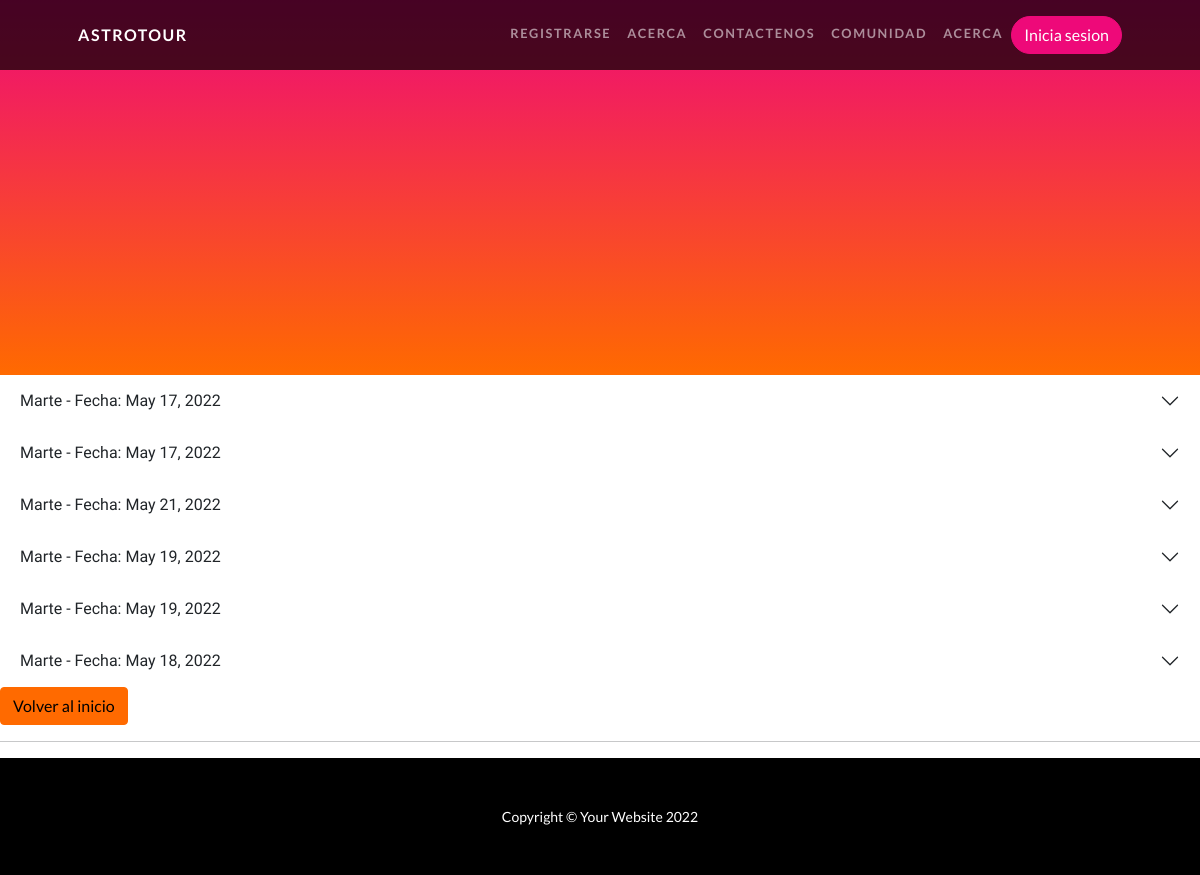
Page /viaje/mostrar-tickets on the earlier database version.
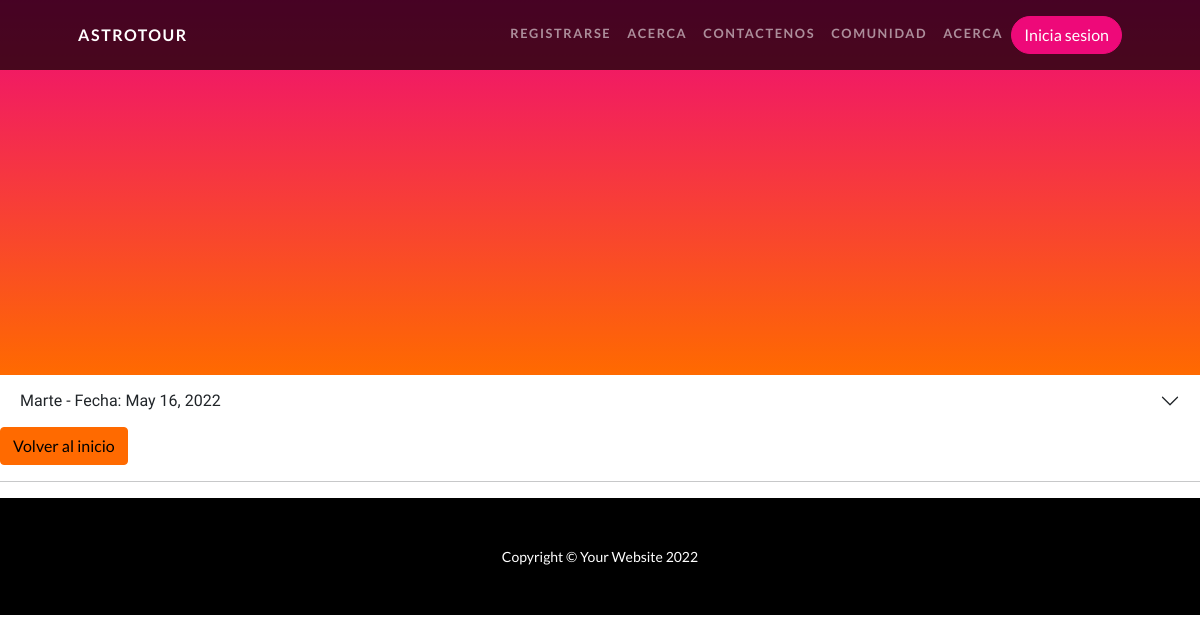
Same page on the later database version.
### Viajes/models.py (models this page shows, shortened)
class Ticket_abordaje(models.Model):
    usuario = models.ForeignKey(Astroturista, on_delete= models.CASCADE)
    destino = models.ForeignKey(Destino, on_delete= models.CASCADE)
    vehiculo = models.ForeignKey(Vehiculo, on_delete= models.CASCADE)
    precio = models.IntegerField(blank = True, null = True)
    tiempo = models.FloatField(blank = True, null = True)
    fecha = models.DateField(blank = True, null = True)
    codigo_qr = models.ImageField(upload_to = "imagen", null = True, blank = True)

class Destino(models.Model):
    lugar = models.CharField(max_length = 50)
    ubicacion = models.CharField(max_length= 50)
    kilometros = models.IntegerField()
    gravedad = models.FloatField()
    resumen = models.TextField()
    descripcion = models.TextField()
    imagen = models.ImageField(upload_to = "imagen")
    def __str__(self):
        return f"{self.lugar}"

### Viajes/views.py (the view)
# urls.py: path("mostrar-tickets", views.Tickets_vista.as_view(), name = "Mostrar_tickets"),
class Tickets_vista(ListView, LoginRequiredMixin):
    model = Ticket_abordaje
    template_name = "mostrar_tickets.html"

### Usuario/models.py (called while the page is built)
    def __str__(self):
        return f"{self.nombre} {self.apellido}"

### Viajes/models.py (called while the page is built)
    def __str__(self):
        return f"{self.nombre_vehiculo}"

### Viajes/templates/mostrar_tickets.html (shortened to what this page needs)
{% extends "padre.html" %}
{% block ContenidoQueCambia %}
<section class="page-section" id="services">
    {% for ticket in object_list %}
    <div class="accordion accordion-flush" id="accordionFlushExample">
        <div class="accordion-item">
          <h2 class="accordion-header" id="flush-headingOne">
            <button class="accordion-button collapsed" type="button" data-bs-toggle="collapse" data-bs-target="#flush-collapseOne{{ticket.id}}" aria-expanded="false" aria-controls="flush-collapseOne">
                {{ticket.destino}} - Fecha: {{ticket.fecha}}
            </button>
          </h2>
        </div>
    </div>
    {% endfor %}
    <a type = "btn" href = "{% url 'Inicio' %}" class="btn btn-secondary">Volver al inicio</a>
</section>
<hr class="divider" />
{% endblock ContenidoQueCambia %}

Differences in the rows shown:
removed Ticket_abordaje: destino "Marte", fecha "May 17, 2022"
removed Ticket_abordaje: destino "Marte", fecha "May 17, 2022"
removed Ticket_abordaje: destino "Marte", fecha "May 21, 2022"
removed Ticket_abordaje: destino "Marte", fecha "May 19, 2022"
removed Ticket_abordaje: destino "Marte", fecha "May 19, 2022"
removed Ticket_abordaje: destino "Marte", fecha "May 18, 2022"
added Ticket_abordaje: destino "Marte", fecha "May 16, 2022"
